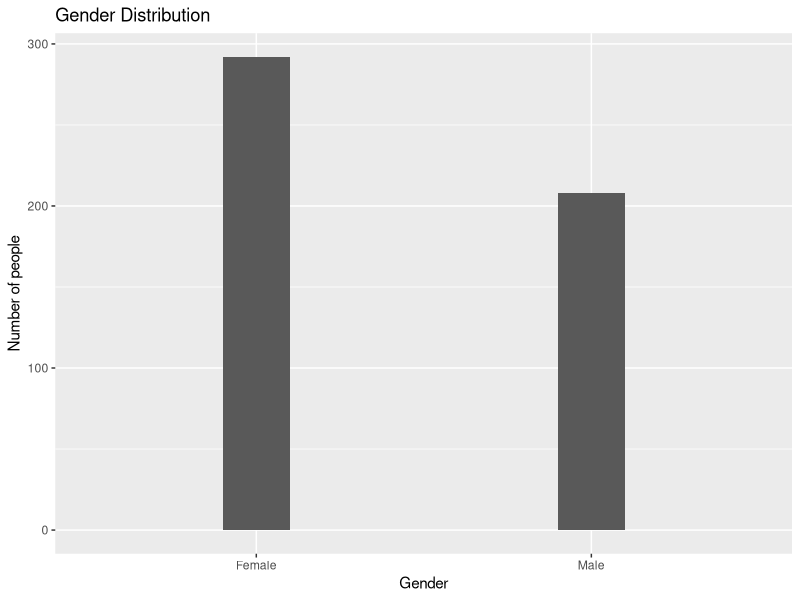
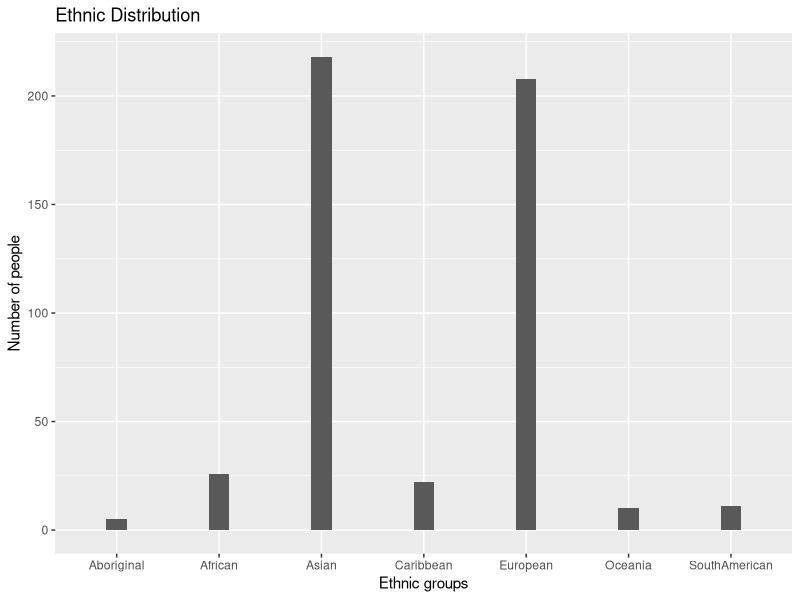
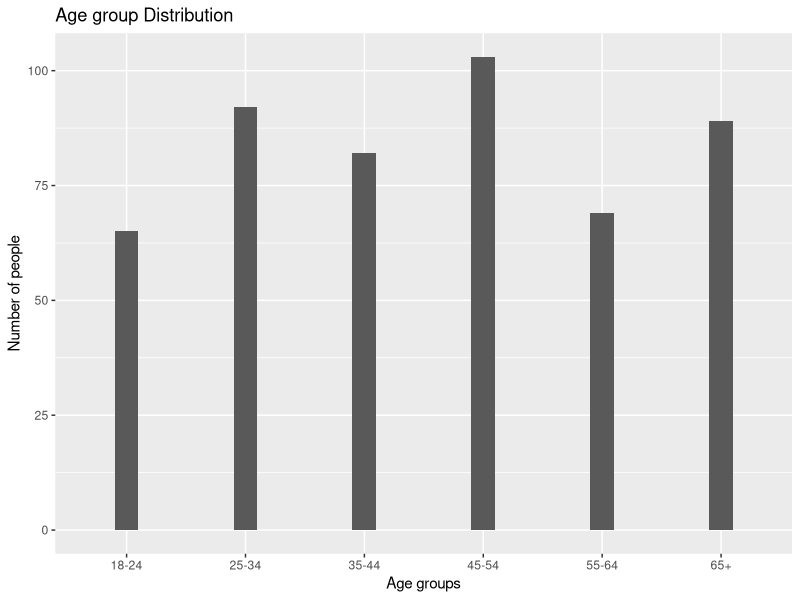
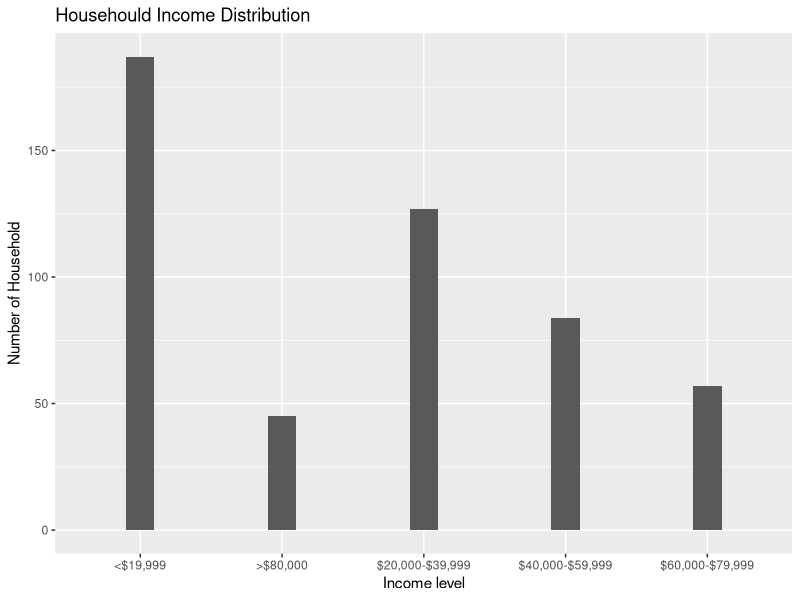
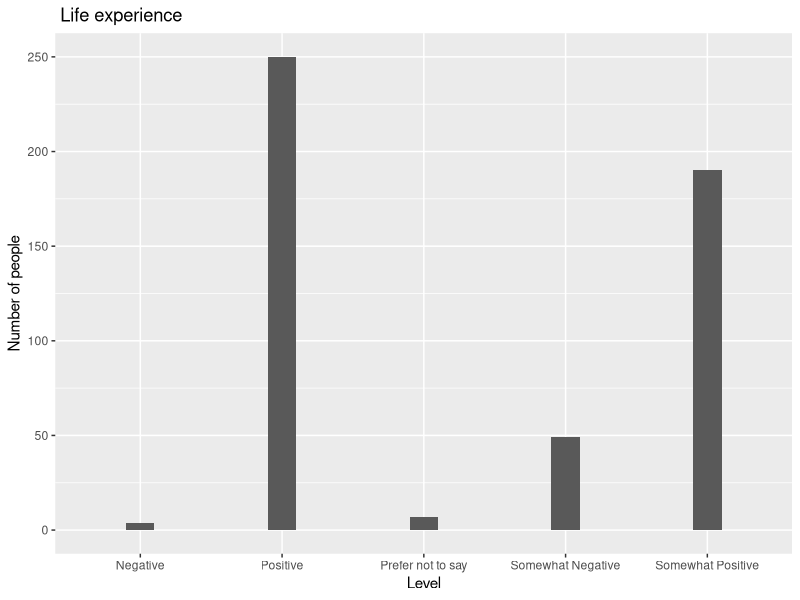
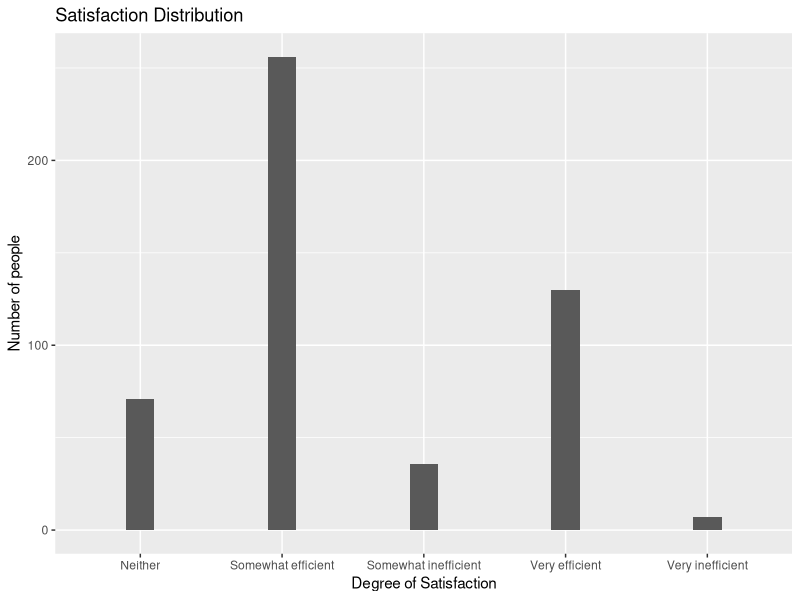
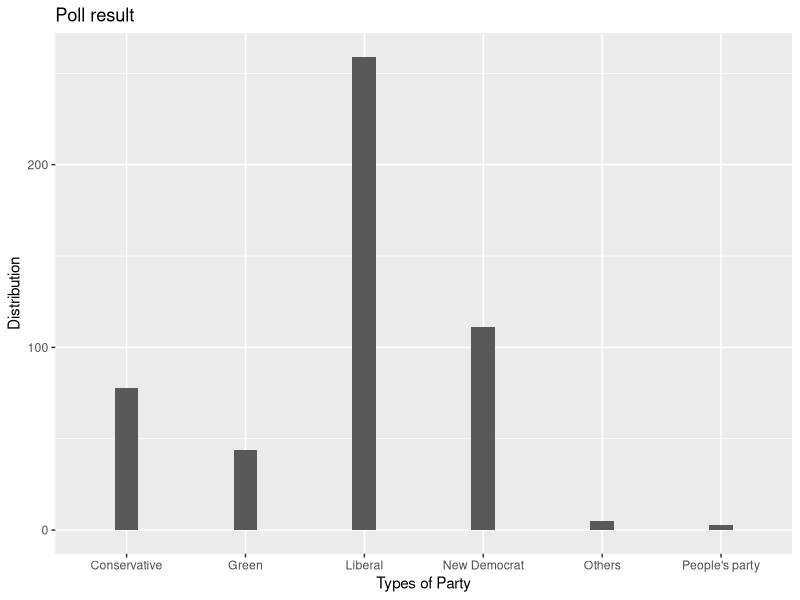
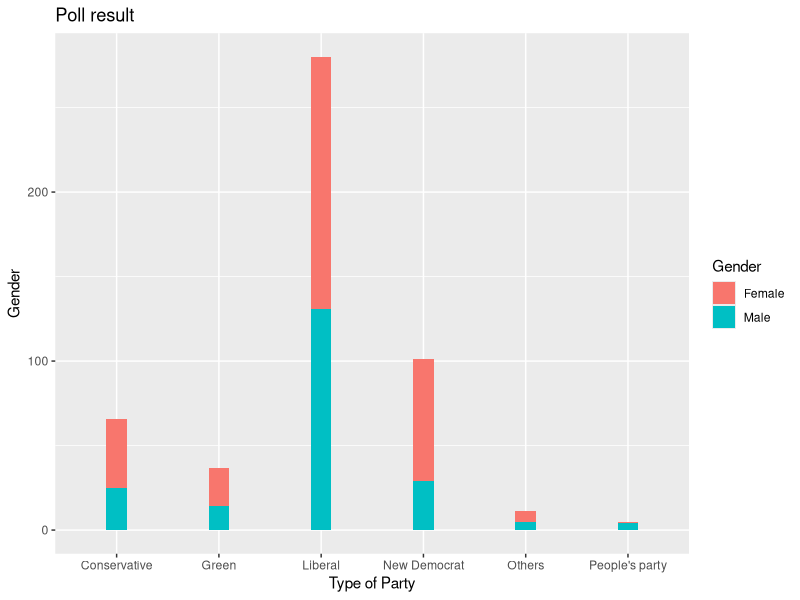

These figures' R source, in order:
## ---- chunk 1
library(tidyverse)
## ---- chunk 2
# Simulation result
set.seed(500)

gender <- c("Male","Female")
d1_gender<-sample(gender,500,replace=TRUE,prob=c(0.42,0.58))
head(d1_gender)

ethnicity <- c("Aboriginal","Asian","African","Caribbean","European","SouthAmerican","Oceania")
d2_ethnicity<-sample(ethnicity,500,replace=TRUE,prob=c(0.01,0.43,0.05,0.06,0.4,0.03,0.02))
head(d2_ethnicity)

age <- c("18-24","25-34","35-44","45-54","55-64","65+")
d3_age<-sample(age,500,replace=TRUE,prob=c(0.11,0.17,0.14,0.18,0.13,0.15))
head(d3_age)

househould_income <- c("<$19,999","$20,000-$39,999","$40,000-$59,999","$60,000-$79,999",">$80,000")
d4_income<-sample(househould_income,500,replace=TRUE,prob = c(0.37,0.26,0.18,0.1,0.09))
head(d4_income)

effect <- c("Positive","Somewhat Positive","Somewhat Negative","Negative","Prefer not to say")
d5_effect<-sample(effect,500,replace=TRUE, prob = c(0.48,0.41,0.09,0.01,0.02))
head(d5_effect)

efficiency <- c("Very efficient","Somewhat efficient","Neither","Somewhat inefficient","Very inefficient")
d6_efficiency<-sample(efficiency,500,replace=TRUE, prob = c(0.27,0.46,0.14,0.09,0.03))
head(d6_efficiency)

vote <- c("Liberal","New Democrat","Green","Others","Conservative","People's party")
d7_vote<-sample(vote,500,replace=TRUE,prob = c(0.56,0.22,0.07,0.02,0.12,0.01))
head(d7_vote)
## ---- chunk 3
#Form a data set
my_data <- data.frame("Gender"=d1_gender,"Ethnicity"=d2_ethnicity, "Age_Group"=d3_age, "Household_income"=d4_income, "Life_Impact"=d5_effect, "Satisfaction_Lvl"=d6_efficiency,"Vote"=d7_vote)
head(my_data)

#Note: Each column is not related
## ---- chunk 4
#Plot data to get a overview
ggplot(my_data, aes(x = d1_gender)) + geom_bar(width=0.2)+labs( x = "Gender", y = "Number of people",
                                                                title ="Gender Distribution")
## ---- chunk 5
#Plot data to get a overview
ggplot(my_data, aes(x = d2_ethnicity)) + geom_bar(width=0.2)+labs( x = "Ethnic groups", y = "Number of people",
                                                                   title ="Ethnic Distribution")
## ---- chunk 6
#Plot data to get a overview
ggplot(my_data, aes(x = d3_age)) + geom_bar(width=0.2)+labs( x = "Age groups", y = "Number of people", title ="Age group Distribution")
## ---- chunk 7
#Plot data to get a overview
ggplot(my_data, aes(x = d4_income)) + geom_bar(width=0.2)+labs( x = "Income level", y ="Number of Household", title ="Househould Income Distribution")
## ---- chunk 8
#Plot data to get a overview
ggplot(my_data, aes(x = d5_effect)) + geom_bar(width=0.2)+labs( x = "Level", y = "Number of people", title =" Life experience")
## ---- chunk 9
ggplot(my_data, aes(x = d6_efficiency)) + geom_bar(width=0.2)+labs( x = "Degree of Satisfaction", y = "Number of people", title ="Satisfaction Distribution")
## ---- chunk 10
#Plot data to get a overview
ggplot(my_data, aes(x = d7_vote)) + geom_bar(width=0.2)+labs( x = "Types of Party", y = "Distribution", title ="Poll result")
## ---- chunk 11
# Gender VS Election choice
set.seed(500)
my_data$Party<-NA
#Candidates demographic(how many male and female in survey population)
D.f<-nrow(my_data[my_data$Gender=='Female',])
D.m<-nrow(my_data[my_data$Gender=='Male',])
D.f
D.m

#Connect gender with election preference
Party<- c("Liberal","New Democrat","Green","Others","Conservative","People's party")
Party.data.f<-sample(Party,D.f,replace=TRUE,prob=c(0.32,0.15,0.04,0.01,0.07,0.002))
Party.data.m<-sample(Party,D.m,replace=TRUE,prob=c(0.24,0.07,0.03,0.01,0.05,0.008))
my_data[my_data$Gender=='Female',"Party"]<-Party.data.f
my_data[my_data$Gender=='Male',"Party"]<-Party.data.m

ggplot(my_data, aes(x = Party,fill=Gender)) + geom_bar(width=0.2)+labs( x = "Type of Party", y = "Gender",
                                                                        title ="Poll result")
## ---- chunk 12
set.seed(500)
#Income lvl VS Election choices
my_data$Party2<-NA
#Candidates demographic(household income lvl)
D.a<-nrow(my_data[my_data$Household_income=='<$19,999',])
D.b<-nrow(my_data[my_data$Household_income=='$20,000-$39,999',])
D.c<-nrow(my_data[my_data$Household_income=='$40,000-$59,999',])
D.d<-nrow(my_data[my_data$Household_income=='$60,000-$79,999',])
D.e<-nrow(my_data[my_data$Household_income=='>$80,000',])
D.a
D.b
D.c
D.d
D.e

#Connect Household income lvl with election action
Party2<- c("Liberal","New Democrat","Green","Others","Conservative","People's party")
Party2.data.a<-sample(Party2,D.a,replace=TRUE,prob=c(0.05,0.07,0.012,0.0014,0.045,0.0024))
Party2.data.b<-sample(Party2,D.b,replace=TRUE,prob=c(0.09,0.04,0.014,0.0018,0.03,0.0033))
Party2.data.c<-sample(Party2,D.c,replace=TRUE,prob=c(0.11,0.02,0.02,0.014,0.005,0.00369))
Party2.data.d<-sample(Party2,D.d,replace=TRUE,prob=c(0.15,0.02,0.016,0.0016,0.012,0.00035))
Party2.data.e<-sample(Party2,D.e,replace=TRUE,prob=c(0.16,0.05,0.008,0.0012,0.028,0.00026))
my_data[my_data$Household_income=='<$19,999',"Party2"]<-Party2.data.a
my_data[my_data$Household_income=='$20,000-$39,999',"Party2"]<-Party2.data.b
my_data[my_data$Household_income=='$40,000-$59,999',"Party2"]<-Party2.data.c
my_data[my_data$Household_income=='$60,000-$79,999',"Party2"]<-Party2.data.d
my_data[my_data$Household_income=='>$80,000',"Party2"]<-Party2.data.e

#Overview of household income distribution in each category
ggplot(my_data, aes(x = Party2,fill=Household_income)) + geom_bar(width=0.2)+labs( x = "Type of Party", y = "Household_income lvl",
                                                                                   title ="Poll result")

#Distribution of people who have voted for Liberal
slices <- c(0.05,0.09,0.11,0.15,0.16)
lbls <- c("$19,999", "$20,000-$39,999", "$40,000-$59,999", "$60,000-$79,999", "$80,000")
pct <- round(slices/sum(slices)*100)
lbls <- paste(lbls, pct) # add percents to labels 
lbls <- paste(lbls,"%",sep="") # ad % to labels 
pie(slices, labels = lbls, main="Voter demographics")
## ---- chunk 13
set.seed(500)
#Ethnicity VS Election choices
my_data$Party3<-NA
#Candidates demographic(ethnicity)
A.a<-nrow(my_data[my_data$Ethnicity=='Aboriginal',])
A.b<-nrow(my_data[my_data$Ethnicity=='Asian',])
A.c<-nrow(my_data[my_data$Ethnicity=='African',])
A.d<-nrow(my_data[my_data$Ethnicity=='Caribbean',])
A.e<-nrow(my_data[my_data$Ethnicity=='European',])
A.f<-nrow(my_data[my_data$Ethnicity=='SouthAmerican',])
A.g<-nrow(my_data[my_data$Ethnicity=='Oceania',])

A.a
A.b
A.c
A.d
A.e
A.f
A.g

#Connect ethnicity with vote
Party3<-c("Liberal","New Democrat","Green","Others","Conservative","People's party")
Party3.data.a<-sample(Party3,A.a,replace=TRUE,prob=c(0.012,0.02,0.022,0.0026,0.021,0.0034))
Party3.data.b<-sample(Party3,A.b,replace=TRUE,prob=c(0.18,0.042,0.017,0.0024,0.011,0.002))
Party3.data.c<-sample(Party3,A.c,replace=TRUE,prob=c(0.17,0.0561,0.0052,0.0014,0.012,0.00004))
Party3.data.d<-sample(Party3,A.d,replace=TRUE,prob=c(0.048,0.012,0.0055,0.0026,0.019,0.00048))
Party3.data.e<-sample(Party3,A.e,replace=TRUE,prob=c(0.052,0.0217,0.0051,0.0033,0.019,0.0019))
Party3.data.f<-sample(Party3,A.f,replace=TRUE,prob=c(0.058,0.0352,0.0048,0.0038,0.019,0.0017))
Party3.data.g<-sample(Party3,A.g,replace=TRUE,prob=c(0.04,0.033,0.0104,0.0039,0.019,0.00048))

my_data[my_data$Ethnicity=='Aboriginal',"Party3"]<-Party3.data.a
my_data[my_data$Ethnicity=='Asian',"Party3"]<-Party3.data.b
my_data[my_data$Ethnicity=='African',"Party3"]<-Party3.data.c
my_data[my_data$Ethnicity=='Caribbean',"Party3"]<-Party3.data.d
my_data[my_data$Ethnicity=='European',"Party3"]<-Party3.data.e
my_data[my_data$Ethnicity=='SouthAmerican',"Party3"]<-Party3.data.f
my_data[my_data$Ethnicity=='Oceania',"Party3"]<-Party3.data.g

# Get a overview of different ethnicity's election preference
ggplot(my_data, aes(x = Party3,fill=Ethnicity)) + geom_bar(width=0.2)+labs( x = "Type of Party", y = "Ethnicity",
                                                                            title ="Poll result")

#Asian election preference
slices <- c(0.18,0.042,0.017,0.0024,0.011,0.002)
lbls <- c("Liberal","New Democrat","Green","Others","Conservative","People's party")
pct <- round(slices/sum(slices)*100)
lbls <- paste(lbls, pct) # add percents to labels 
lbls <- paste(lbls,"%",sep="") # ad % to labels 
pie(slices, labels = lbls, main="Asian election preference")

#Aboriginal election preference
slices <- c(0.012,0.02,0.022,0.0026,0.021,0.0034)
lbls <- c("Liberal","New Democrat","Green","Others","Conservative","People's party")
pct <- round(slices/sum(slices)*100)
lbls <- paste(lbls, pct) # add percents to labels 
lbls <- paste(lbls,"%",sep="") # ad % to labels 
pie(slices, labels = lbls, main="Aboriginal election preference")
